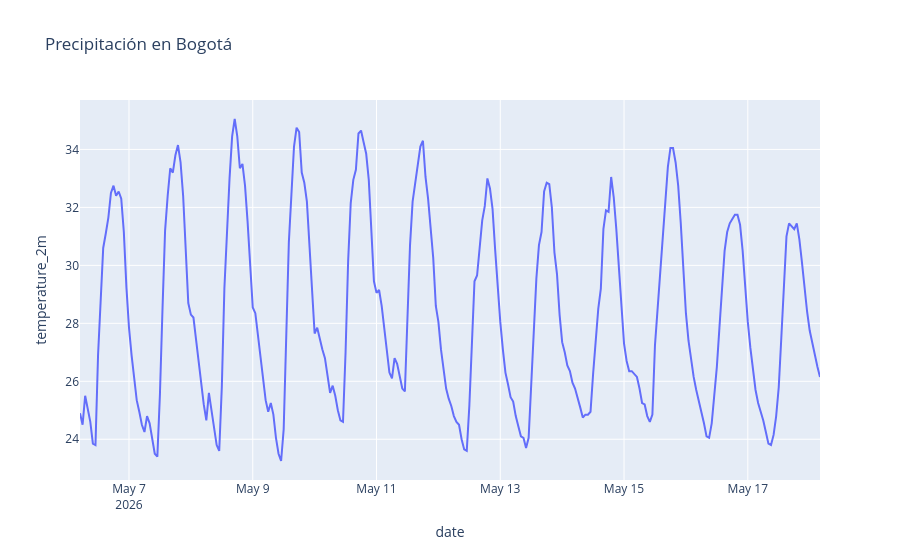

Write notebook code for a chart like this one.
### Code cell
import plotly.express as px

fig = px.line(df, x='date', y='temperature_2m', title='Temperatura en Bogotá')
fig.show()

### Figure 1 — Plotly figure (JSON) as saved in the notebook; plotly's stock layout.template omitted (floating-point values rounded to 4 significant figures; data arrays with more than 128 entries replaced by an {"elided": "..."} marker saying what was removed)
{"data": [{"hovertemplate": "date=%{x}<br>temperature_2m=%{y}<extra></extra>", "legendgroup": "", "line": {"color": "#636efa", "dash": "solid"}, "marker": {"symbol": "circle"}, "mode": "lines", "name": "", "orientation": "v", "showlegend": false, "type": "scatter", "x": {"elided": "288 str values"}, "xaxis": "x", "y": {"elided": "288 float values"}, "yaxis": "y"}], "layout": {"legend": {"tracegroupgap": 0}, "title": {"text": "Precipitación en Bogotá"}, "xaxis": {"anchor": "y", "domain": [0, 1], "title": {"text": "date"}}, "yaxis": {"anchor": "x", "domain": [0, 1], "title": {"text": "temperature_2m"}}}}
